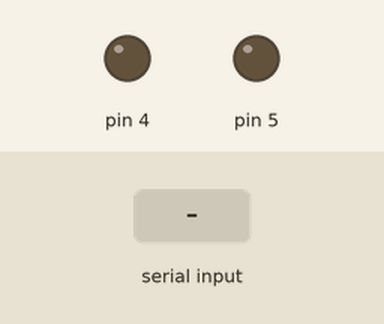
This sketch was run on a simulated Arduino Uno, built with avr-gcc and run on an emulated ATmega328P. On the bench: output pins drawn as LEDs (lit = HIGH). The inputs (shaded band) are chosen by the test bench. What the sketch prints to the serial monitor is not drawn.

Above: at 1.2 s.
1.3 s: "a" received over the second serial link
At 1.6 s:
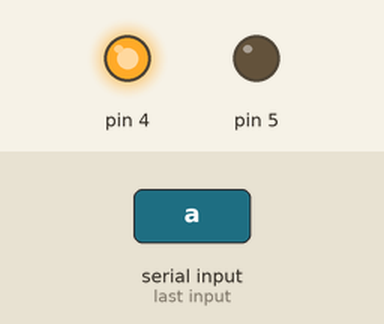
2.8 s: "b" received over the second serial link
At 3.9 s:
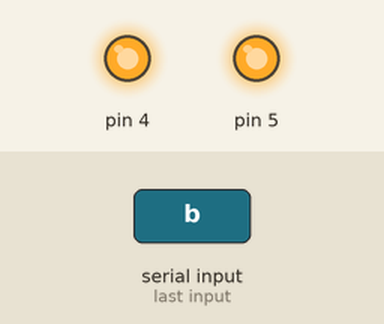
4.3 s: "A" received over the second serial link
At 5.1 s:
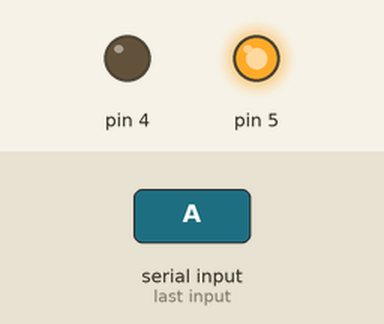
Timing chart, 0 to 7.3 s (numbered marks = the images above; inputs shaded):
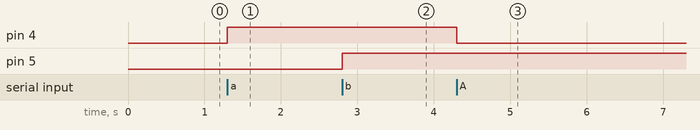

Measured:
- after the input at 1.3 s, pin 4: LOW → HIGH at once
- after the input at 2.8 s, pin 5: LOW → HIGH at once
- after the input at 4.3 s, pin 4: HIGH → LOW at once

The sketch:

bluetooth_module.ino
```cpp
#include <SoftwareSerial.h>
SoftwareSerial BT(2,3);
void setup()
{
  Serial.begin(9600);
  BT.begin(9600);
  pinMode(4,OUTPUT);
  pinMode(5,OUTPUT);
}
void loop()
{
  if(BT.available())
  {
    int y;
    y=BT.read();
    if(y=='a')
    {
      digitalWrite(4,HIGH);
      Serial.write(y);
    }
    if(y=='A')
    {
      digitalWrite(4,LOW);
       Serial.write(y);
    }
    if(y=='b')
    {
      digitalWrite(5,HIGH);
       Serial.write(y);
    }
    if(y=='B')
    {
      digitalWrite(5,LOW);
       Serial.write(y);
    }
  }
}
```
